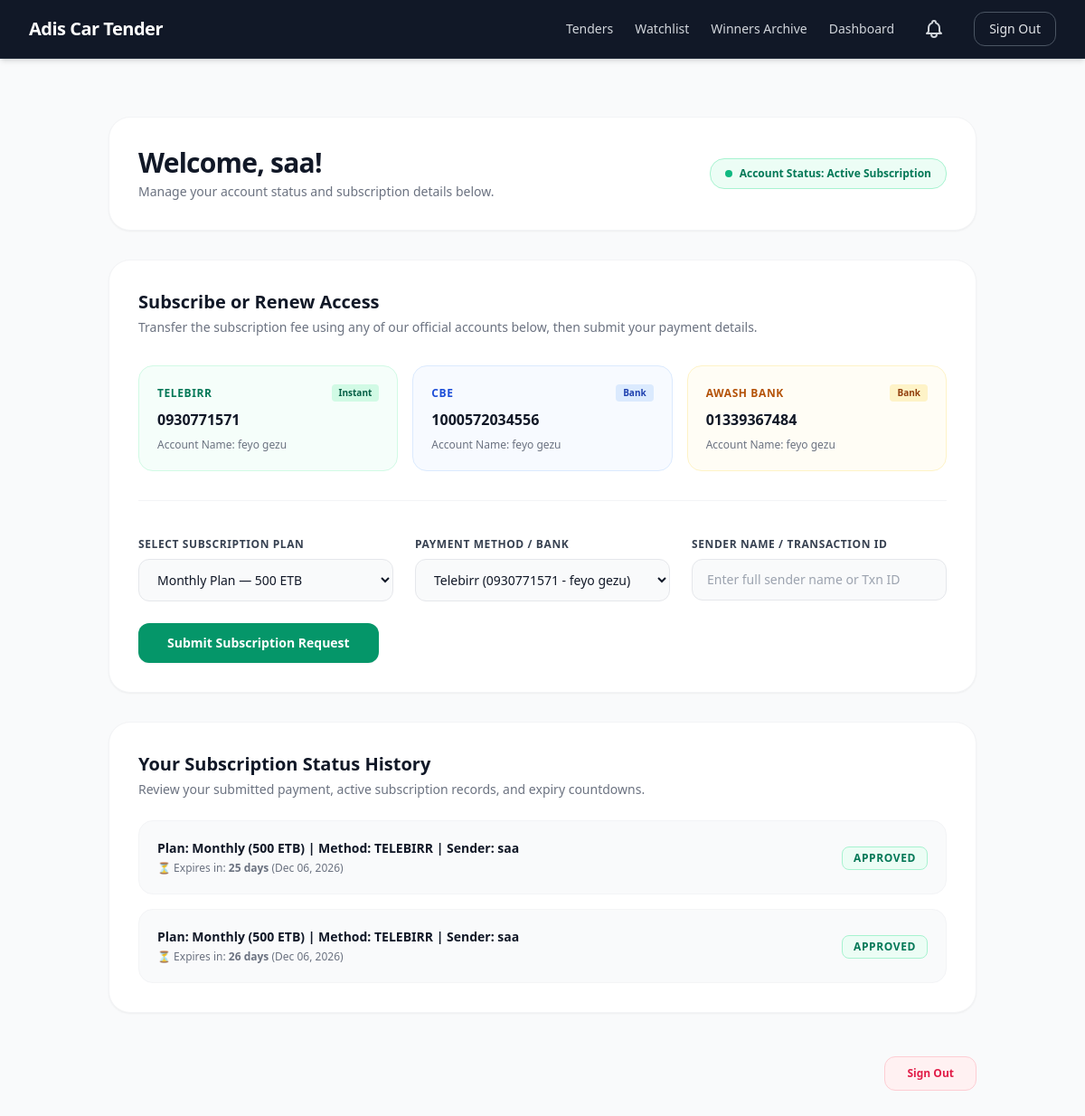
The page /accounts/dashboard/ (signed in) on the database as committed earlier.
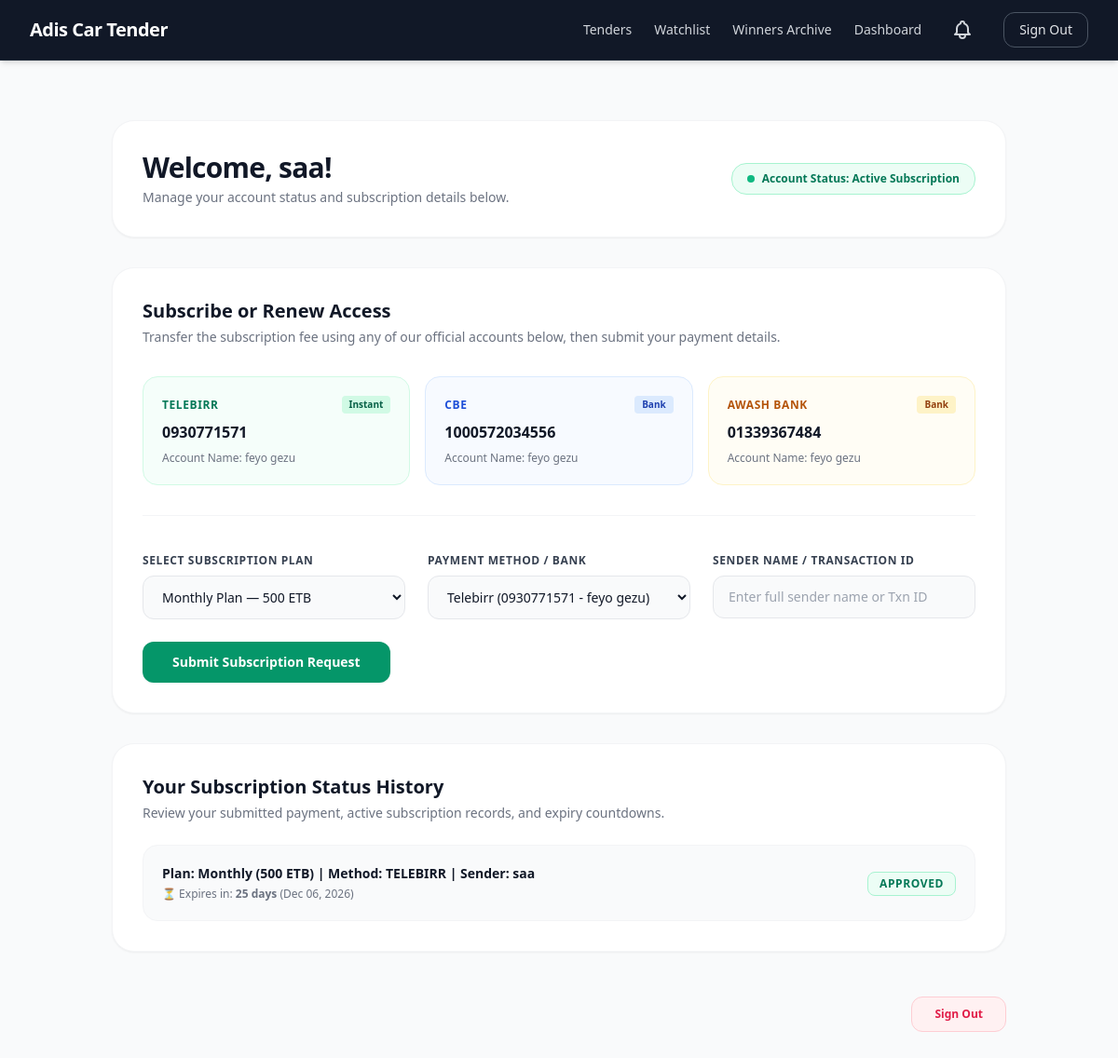
The same page on the database as committed later.
### accounts/models.py (models this page shows, shortened)
class CustomerSubscription(models.Model):
    PAYMENT_CHOICES = [
        ('CBE', 'Commercial Bank of Ethiopia (1000572034556 - feyo gezu)'),
        ('TELEBIRR', 'Telebirr (0930771571 - feyo gezu)'),
        ('AWASH', 'Awash Bank (01339367484 - feyo gezu)'),
    ]
    PLAN_CHOICES = [
        ('Monthly (500 ETB)', 'Monthly Plan — 500 ETB'),
        ('Quarterly (1300 ETB)', 'Quarterly Plan — 1300 ETB'),
        ('Semiannually (2400 ETB)', 'Semi-Annually Plan — 2400 ETB'),
    ]
    user = models.ForeignKey(
        User,
        on_delete=models.CASCADE,
        related_name='subscriptions',
        null=True,
        blank=True,
    )
    plan_name = models.CharField(
        max_length=100, choices=PLAN_CHOICES, default='Monthly (500 ETB)'
    )
    sender_name = models.CharField(max_length=100)
    reference_number = models.CharField(max_length=100, blank=True, null=True)
    payment_method = models.CharField(
        max_length=50, choices=PAYMENT_CHOICES, default='TELEBIRR'
    )
    status = models.CharField(max_length=20, default='PENDING')
    created_at = models.DateTimeField(auto_now_add=True)
    def get_expiry_date(self):
        if self.created_at:
            if 'Monthly' in self.plan_name:
                days = 30
            elif 'Quarterly' in self.plan_name:
                days = 90
            elif 'Semiannually' in self.plan_name or 'Semi-Annually' in self.plan_name:
                days = 180
            else:
                days = 30
            return self.created_at + timedelta(days=days)
        return None
    def days_remaining(self):
        expiry = self.get_expiry_date()
        if expiry:
            delta = expiry - timezone.now()
            return max(0, delta.days)
        return 0
    def is_expired(self):
        expiry = self.get_expiry_date()
        if expiry:
            return timezone.now() > expiry
        return False

### accounts/views.py (the view)
# urls.py: path('dashboard/', views.user_dashboard, name='user_dashboard'),
@login_required
def user_dashboard(request):
    user_subscriptions = CustomerSubscription.objects.filter(user=request.user)
    notifications = request.user.notifications.all()[:10]
    unread_count = request.user.notifications.filter(is_read=False).count()
    if request.method == 'POST':
        form = ManualSubscriptionForm(request.POST, request.FILES)
        if form.is_valid():
            sub = form.save(commit=False)
            sub.user = request.user  # Forcefully assign the authenticated User instance
            if not sub.sender_name:
                sub.sender_name = request.user.username
            sub.save()
            messages.success(
                request,
                'Subscription request submitted successfully! Waiting for admin approval.',
            )
            return redirect('user_dashboard')
    else:
        form = ManualSubscriptionForm()
    context = {
        'subscriptions': user_subscriptions,
        'form': form,
        'notifications': notifications,
        'unread_count': unread_count,
    }
    return render(request, 'accounts/dashboard.html', context)

### accounts/forms.py
class ManualSubscriptionForm(forms.ModelForm):
    class Meta:
        model = CustomerSubscription
        fields = ['plan_name', 'payment_method', 'sender_name']
        widgets = {
            'plan_name': forms.Select(attrs={
                'class': 'w-full px-4 py-3 rounded-xl border border-gray-200 bg-gray-50 focus:bg-white focus:ring-2 focus:ring-emerald-500 focus:border-transparent outline-none text-sm text-gray-900 transition-all'
            }),
            'payment_method': forms.Select(attrs={
                'class': 'w-full px-4 py-3 rounded-xl border border-gray-200 bg-gray-50 focus:bg-white focus:ring-2 focus:ring-emerald-500 focus:border-transparent outline-none text-sm text-gray-900 transition-all'
            }),
            'sender_name': forms.TextInput(attrs={
                'class': 'w-full px-4 py-3 rounded-xl border border-gray-200 bg-gray-50 focus:bg-white focus:ring-2 focus:ring-emerald-500 focus:border-transparent outline-none text-sm text-gray-900 transition-all',
                'placeholder': 'Enter full sender name or Txn ID'
            }),
        }

### templates/accounts/dashboard.html (shortened to what the changed rows need)
{% extends 'base.html' %}
{% block content %}
<div class="max-w-5xl mx-auto px-4 sm:px-6 lg:px-8 py-8 space-y-8">
    <div class="bg-white rounded-3xl shadow-sm border border-gray-100 p-6 sm:p-8 flex flex-col sm:flex-row sm:items-center justify-between gap-6">
        <div class="space-y-1">
            <h1 class="text-3xl font-extrabold text-gray-900 tracking-tight">
                Welcome, {{ request.user.username }}!
            </h1>
        </div>
    </div>
    <div class="bg-white rounded-3xl shadow-sm border border-gray-100 p-6 sm:p-8 space-y-8">
        <div>
            <h2 class="text-xl font-bold text-gray-900">Subscribe or Renew Access</h2>
        </div>
    </div>
    <div class="bg-white rounded-3xl shadow-sm border border-gray-100 p-6 sm:p-8 space-y-6">
        <div>
            <h2 class="text-xl font-bold text-gray-900">Your Subscription Status History</h2>
        </div>
        {% if subscriptions %}
            <div class="space-y-4">
                {% for sub in subscriptions %}
                    <div class="p-5 bg-gray-50 rounded-2xl border border-gray-100 flex flex-col sm:flex-row sm:items-center justify-between gap-4">
                        <div class="space-y-1">
                            <p class="text-sm font-semibold text-gray-900">
                                Plan: {{ sub.plan_name }}
                                {% if sub.payment_method %}| Method: {{ sub.payment_method }}{% endif %}
                                {% if sub.sender_name %}| Sender: {{ sub.sender_name }}{% endif %}
                            </p>
                            {% if sub.status|lower == 'approved' %}
                                <p class="text-xs font-medium {% if sub.days_remaining <= 5 %}text-rose-600 font-bold animate-pulse{% else %}text-gray-500{% endif %}">
                                    {% if sub.is_expired %}
                                        ⚠️ Subscription Expired
                                    {% else %}
                                        ⏳ Expires in: <span class="font-bold">{{ sub.days_remaining }} days</span> ({{ sub.get_expiry_date|date:"M d, Y" }})
                                    {% endif %}
                                </p>
                            {% endif %}
                        </div>
                        <div>
                            {% if sub.status|lower == 'approved' and not sub.is_expired %}
                                <span class="inline-block px-3 py-1 bg-emerald-50 text-emerald-700 text-xs font-bold rounded-lg border border-emerald-200 uppercase tracking-wider">
                                    Approved
                                </span>
                            {% elif sub.is_expired %}
                                <span class="inline-block px-3 py-1 bg-rose-50 text-rose-700 text-xs font-bold rounded-lg border border-rose-200 uppercase tracking-wider">
                                    Expired
                                </span>
                            {% elif sub.status|lower == 'pending' %}
                                <span class="inline-block px-3 py-1 bg-amber-50 text-amber-700 text-xs font-bold rounded-lg border border-amber-200 uppercase tracking-wider">
                                    Pending Approval
                                </span>
                            {% else %}
                                <span class="inline-block px-3 py-1 bg-rose-50 text-rose-700 text-xs font-bold rounded-lg border border-rose-200 uppercase tracking-wider">
                                    {{ sub.status }}
                                </span>
                            {% endif %}
                        </div>
                    </div>
                {% endfor %}
            </div>
        {% else %}
            <div class="p-8 text-center bg-gray-50 rounded-2xl border border-dashed border-gray-200">
                <p class="text-sm text-gray-500">No active or pending subscription records found for your account.</p>
            </div>
        {% endif %}
    </div>
</div>
{% endblock %}

Rows that differ between the two databases and show on the page:
removed CustomerSubscription: plan_name "Monthly (500 ETB)", payment_method "TELEBIRR", sender_name "saa", days_remaining "26", get_expiry_date "Dec 06, 2026", status "APPROVED"
